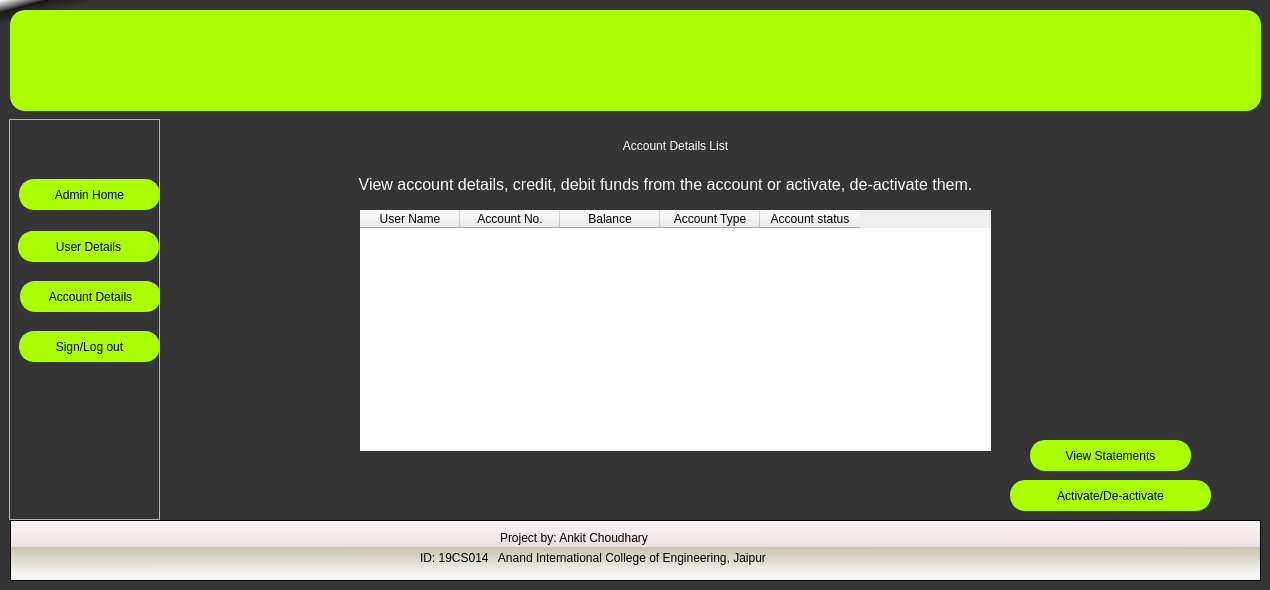
<?xml version="1.0" encoding="UTF-8"?>
<ui version="4.0">
 <class>Account_Information</class>
 <widget class="QWidget" name="Account_Information">
  <property name="geometry">
   <rect>
    <x>0</x>
    <y>0</y>
    <width>1270</width>
    <height>590</height>
   </rect>
  </property>
  <property name="minimumSize">
   <size>
    <width>1270</width>
    <height>590</height>
   </size>
  </property>
  <property name="maximumSize">
   <size>
    <width>1270</width>
    <height>590</height>
   </size>
  </property>
  <property name="windowTitle">
   <string>Form</string>
  </property>
  <property name="styleSheet">
   <string notr="true">#Account_Information{
background-color: qlineargradient(spread:pad, x1:0, y1:0, x2:0.02, y2:0.0340909, stop:0 rgba(255, 255, 255, 255), stop:0.495 rgba(0, 0, 0, 199), stop:0.505 rgba(28, 28, 28, 255), stop:1 rgba(53, 53, 53, 255));
}
#topframe{
background-color: qconicalgradient(cx:0.000472637, cy:0, angle:227.8, stop:0 rgba(30, 0, 255, 255), stop:0.375 rgba(0, 195, 255, 252), stop:0.423533 rgba(37, 0, 255, 255), stop:0.45 rgba(0, 130, 255, 255), stop:0.477581 rgba(0, 56, 255, 252), stop:0.518717 rgba(71, 171, 255, 255), stop:0.542289 rgba(71, 171, 255, 255), stop:0.547264 rgba(68, 134, 249, 255), stop:0.55 rgba(0, 74, 255, 255), stop:0.552239 rgba(21, 93, 243, 255), stop:0.57754 rgba(102, 0, 255, 255), stop:0.625 rgba(0, 185, 255, 247), stop:1 rgba(255, 255, 0, 69));
border:none;
}
#bottomframe{
background-color: qlineargradient(spread:pad, x1:0.025, y1:0.892545, x2:0.0199005, y2:0, stop:0 rgba(244, 244, 244, 255), stop:0.495 rgba(218, 212, 186, 230), stop:0.505 rgba(236, 224, 224, 255), stop:1 rgba(253, 246, 246, 255));
}
QPushButton{
border-radius:15px;
background:#aaff00;
border:2px solid #aaff00;
font: 75 12pt &quot;MS Sans Serif&quot;;
}
#Back_btn{
background:#aaff00;
}
QLineEdit{
border-radius:15px;
border-bottom:3px solid #aaff00;
}
#text{
color:white;
	font: 75 22pt &quot;MS Sans Serif&quot;;
}
#label_3{
color:white;
}
#Account_Information_btn, #Users_Details_btn{
background:none;
border:none;
color:blue;
text-decoration: underline;
}
QTextEdit{
background:#e5fffe;
border-radius:15px;
}</string>
  </property>
  <widget class="QFrame" name="bottomframe">
   <property name="geometry">
    <rect>
     <x>10</x>
     <y>520</y>
     <width>1251</width>
     <height>61</height>
    </rect>
   </property>
   <property name="frameShape">
    <enum>QFrame::StyledPanel</enum>
   </property>
   <property name="frameShadow">
    <enum>QFrame::Raised</enum>
   </property>
   <widget class="QLabel" name="label">
    <property name="geometry">
     <rect>
      <x>490</x>
      <y>10</y>
      <width>171</width>
      <height>16</height>
     </rect>
    </property>
    <property name="text">
     <string>Project by: Ankit Choudhary </string>
    </property>
   </widget>
   <widget class="QLabel" name="label_2">
    <property name="geometry">
     <rect>
      <x>410</x>
      <y>30</y>
      <width>381</width>
      <height>16</height>
     </rect>
    </property>
    <property name="text">
     <string>ID: 19CS014   Anand International College of Engineering, Jaipur</string>
    </property>
   </widget>
  </widget>
  <widget class="QFrame" name="sideframe">
   <property name="geometry">
    <rect>
     <x>9</x>
     <y>119</y>
     <width>151</width>
     <height>401</height>
    </rect>
   </property>
   <property name="frameShape">
    <enum>QFrame::StyledPanel</enum>
   </property>
   <property name="frameShadow">
    <enum>QFrame::Raised</enum>
   </property>
   <widget class="QPushButton" name="Admin_Home_btn">
    <property name="geometry">
     <rect>
      <x>10</x>
      <y>60</y>
      <width>141</width>
      <height>31</height>
     </rect>
    </property>
    <property name="text">
     <string>Admin Home</string>
    </property>
   </widget>
   <widget class="QPushButton" name="User_Details_btn">
    <property name="geometry">
     <rect>
      <x>9</x>
      <y>112</y>
      <width>141</width>
      <height>31</height>
     </rect>
    </property>
    <property name="text">
     <string>User Details</string>
    </property>
   </widget>
   <widget class="QPushButton" name="Account_Details_btn">
    <property name="geometry">
     <rect>
      <x>11</x>
      <y>162</y>
      <width>141</width>
      <height>31</height>
     </rect>
    </property>
    <property name="text">
     <string>Account Details</string>
    </property>
   </widget>
   <widget class="QPushButton" name="Log_out_btn">
    <property name="geometry">
     <rect>
      <x>10</x>
      <y>212</y>
      <width>141</width>
      <height>31</height>
     </rect>
    </property>
    <property name="text">
     <string>Sign/Log out</string>
    </property>
   </widget>
  </widget>
  <widget class="QLabel" name="text">
   <property name="geometry">
    <rect>
     <x>480</x>
     <y>120</y>
     <width>391</width>
     <height>51</height>
    </rect>
   </property>
   <property name="text">
    <string>Account Details List</string>
   </property>
   <property name="alignment">
    <set>Qt::AlignCenter</set>
   </property>
  </widget>
  <widget class="QLabel" name="label_3">
   <property name="geometry">
    <rect>
     <x>260</x>
     <y>169</y>
     <width>811</width>
     <height>31</height>
    </rect>
   </property>
   <property name="font">
    <font>
     <family>MS Sans Serif</family>
     <pointsize>12</pointsize>
    </font>
   </property>
   <property name="text">
    <string>View account details, credit, debit funds from the account or activate, de-activate them.</string>
   </property>
   <property name="alignment">
    <set>Qt::AlignCenter</set>
   </property>
  </widget>
  <widget class="QPushButton" name="topframe">
   <property name="geometry">
    <rect>
     <x>10</x>
     <y>10</y>
     <width>1251</width>
     <height>101</height>
    </rect>
   </property>
   <property name="text">
    <string/>
   </property>
   <property name="icon">
    <iconset>
     <normaloff>Images/Bank-Management-System.png</normaloff>Images/Bank-Management-System.png</iconset>
   </property>
   <property name="iconSize">
    <size>
     <width>1300</width>
     <height>520</height>
    </size>
   </property>
  </widget>
  <widget class="QTableWidget" name="Account_Details_table">
   <property name="geometry">
    <rect>
     <x>360</x>
     <y>210</y>
     <width>631</width>
     <height>241</height>
    </rect>
   </property>
   <property name="frameShape">
    <enum>QFrame::NoFrame</enum>
   </property>
   <property name="frameShadow">
    <enum>QFrame::Raised</enum>
   </property>
   <property name="editTriggers">
    <set>QAbstractItemView::NoEditTriggers</set>
   </property>
   <property name="selectionMode">
    <enum>QAbstractItemView::NoSelection</enum>
   </property>
   <property name="selectionBehavior">
    <enum>QAbstractItemView::SelectRows</enum>
   </property>
   <property name="sortingEnabled">
    <bool>true</bool>
   </property>
   <column>
    <property name="text">
     <string>User Name</string>
    </property>
   </column>
   <column>
    <property name="text">
     <string>Account No.</string>
    </property>
   </column>
   <column>
    <property name="text">
     <string>Balance</string>
    </property>
   </column>
   <column>
    <property name="text">
     <string>Account Type</string>
    </property>
   </column>
   <column>
    <property name="text">
     <string>Account status</string>
    </property>
   </column>
  </widget>
  <widget class="QPushButton" name="View_Statement_btn">
   <property name="geometry">
    <rect>
     <x>1030</x>
     <y>440</y>
     <width>161</width>
     <height>31</height>
    </rect>
   </property>
   <property name="text">
    <string>View Statements</string>
   </property>
  </widget>
  <widget class="QPushButton" name="Activare_Deactivae_Account_btn">
   <property name="geometry">
    <rect>
     <x>1010</x>
     <y>480</y>
     <width>201</width>
     <height>31</height>
    </rect>
   </property>
   <property name="text">
    <string>Activate/De-activate</string>
   </property>
  </widget>
 </widget>
 <resources/>
 <connections/>
</ui>
